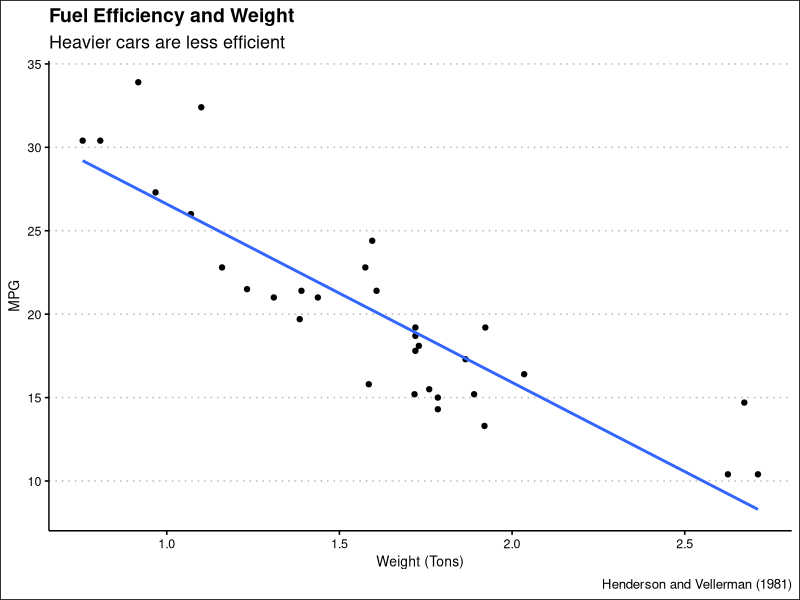

Reproduce this figure in R.
library(tidyverse)
library(ggthemes)
car_plot <- mtcars |>
  select(mpg, wt) |>
  mutate(tons = wt/2) |>
  ggplot(mapping = aes(x = tons, y = mpg)) +
  geom_point() +
  geom_smooth(method = "lm", formula = y~x, se  = FALSE) +
  theme_clean() +
  labs(title = "Fuel Efficiency and Weight", subtitle = "Heavier cars are less efficient", x = "Weight (Tons)", y = "MPG", caption = "Henderson and Vellerman (1981)")

write_rds(car_plot, "car-plot.rds")
